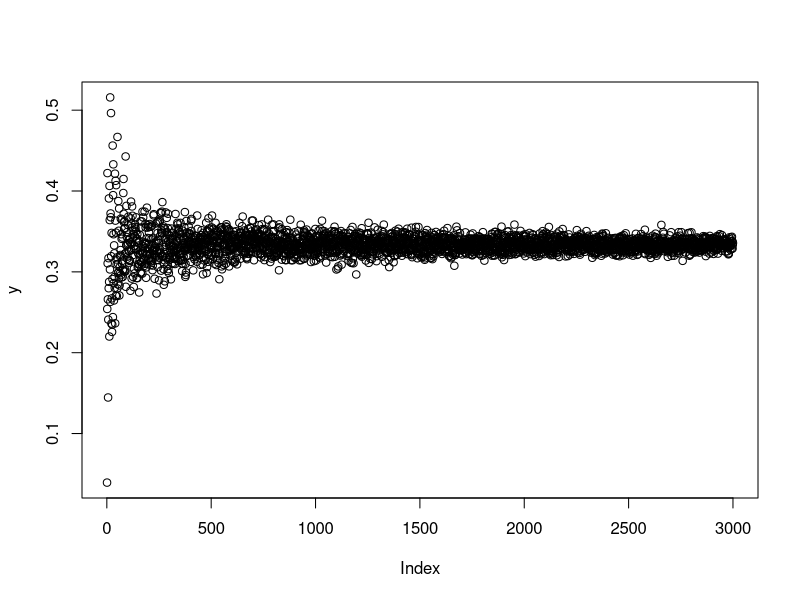
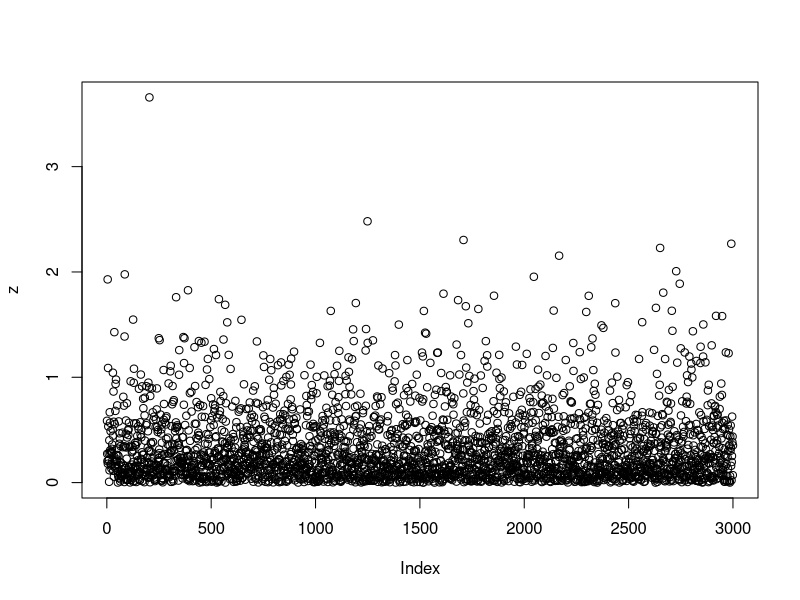

The R source for these figures, in order:
#Trabajo Práctico Probabilidad y Estadística (c)#
#Segundo Cuatrimestre 2017#
# Luis Greco - Nicolas Hertzulis - Ruslan Sobol#

#Fijo la "semilla" para que no nos de cosas distintos resultados cada vez que experimentamos
set.seed(1109)

#Ejercicio 1
#Esto es un copypaste de la exponencial de la clase11 pero que en el return tiene la media


funcion.inversa <- function(u, lambda){
  sal <- -1*log(1-u)/lambda
  return(sal)
}
Generar.exponenciales_devolviendo_media <- function(n,lambda){
  U <- runif(n)
  sal <- funcion.inversa(U,lambda)
  return(mean(sal))
}
y <- seq(length = 3000)
for (i in 1:3000){
  y[i] <- Generar.exponenciales_devolviendo_media(i, 3)
}
z <- seq(length = 3000)
for (j in 1:3000){
  set.seed(1109)
  z[j] <- Generar.exponenciales_devolviendo_media(j, 3)
}

#Y si hago así?
z <- seq(length = 3000)
z <- rexp(3000, rate = 3)
#Digo, no estaría usando un for
plot(y)
plot(z)
#Ver los graficos bizarros que me da

#Ejercicio 2
x1 <- rexp(1, rate = 3)
x2 <- rexp(1, rate = 3)
